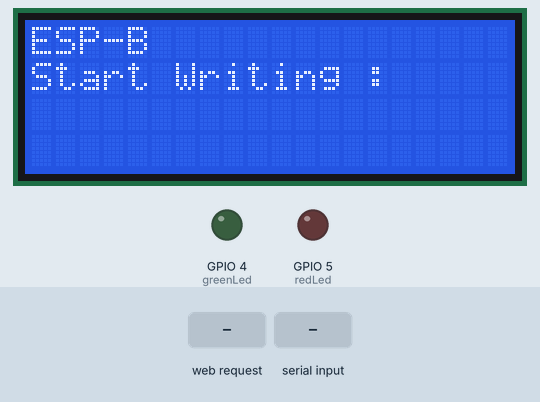
A sketch run on a simulated ESP32. Parts: 20×4 character LCD, output pins drawn as LEDs (lit = HIGH). Inputs (shaded band) come from the test bench. WiFi joins after 1.5 s; servers stay silent unless stated; what the sketch prints to the serial monitor is not drawn.

Above: at 2.8 s.
2.9 s: HTTP request GET /scan received
At 3.01 s:
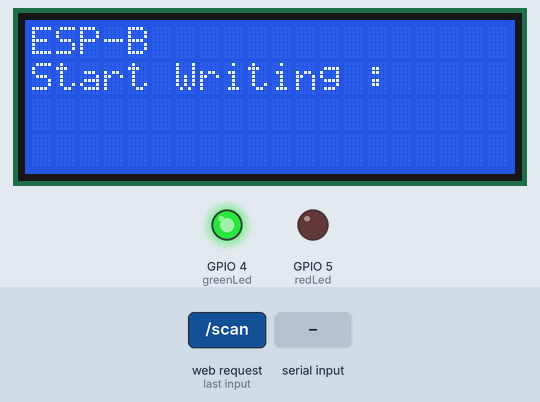
At 3.9 s:
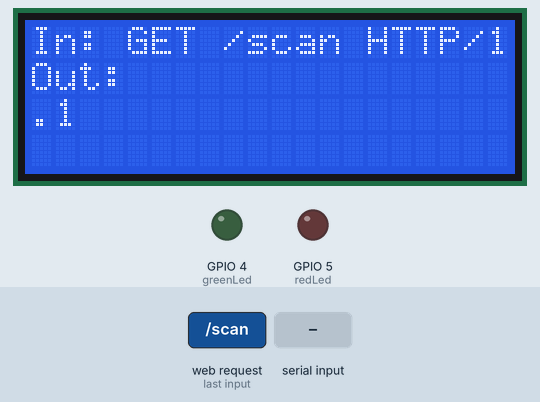
4.6 s: "scan\n" received over Serial
Timing chart, 0 to 7.6 s (numbered marks = the images above; inputs shaded):
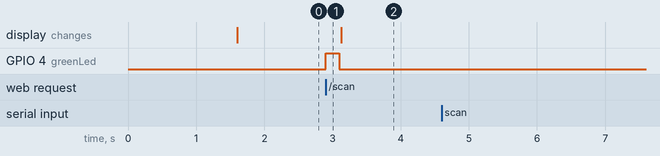

The sketch:

ESP-comunication-B.ino
```cpp
#include <WiFi.h>
#include <Wire.h>
#include <LiquidCrystal_I2C.h>

#define redLed 5
#define greenLed 4

const char* ssid = "IIT-WIFI";
const char* password = "IIT786445";

LiquidCrystal_I2C lcd(0x27, 20, 4);

WiFiServer server(80);
String myName = "B"; // change this to "A" or "B" on each device

// Dynamic Peer IP
const char* peerIP = "192.168.0.103"; // default (can be overwritten)
String peerIPString = peerIP;

IPAddress localIP;
bool scanning = false;
bool ipSet = false;

String outMsg = "";
String msg = "";

void setup() {
  pinMode(redLed, OUTPUT);
  pinMode(greenLed, OUTPUT);

  Wire.begin(21, 22); // SDA = 21, SCL = 22 (ESP32)
  lcd.init();
  lcd.backlight();

  Serial.begin(115200);
  WiFi.begin(ssid, password);

  Serial.print("Connecting to WiFi(" + String(ssid) + ")");
  while (WiFi.status() != WL_CONNECTED) {
    Serial.print(".");
    delay(500);
  }

  localIP = WiFi.localIP();

  Serial.print("\nConnected. IP: ");
  Serial.println(localIP);

  server.begin();

  Serial.println("\n\n              ESP-" + myName);
  Serial.println("============================================");
  Serial.println("Ready to chat... Type 'scan' to find peers.");
  Serial.println("Or type an IP (e.g. 192.168.0.103) to connect.");
  Serial.println("Then just type your message!");

  lcd.clear();
  lcd.setCursor(0, 0);
  lcd.print("ESP-");
  lcd.print(myName);
  lcd.setCursor(0, 1);
  lcd.print("Start Writing :");
}

void loop() {
  // Incoming message
  WiFiClient incoming = server.available();
  if (incoming) {
    msg = incoming.readStringUntil('\n');
    msg.trim();
    if (msg.length() > 0) {
      digitalWrite(greenLed, HIGH);
      delay(200);
      digitalWrite(greenLed, LOW);

      lcd.clear();
      lcd.setCursor(0, 0);
      lcd.print("In: ");
      lcd.print(msg);
      lcd.setCursor(0, 1);
      lcd.print("Out: ");
      lcd.print(outMsg);

      Serial.println("💬 Received: " + msg);
    }
    incoming.stop();
  }

  // Serial input
  if (Serial.available()) {
    String input = Serial.readStringUntil('\n');
    input.trim();

    // SCAN COMMAND
    if (input == "scan") {
      scanNetwork();
      return;
    }

    // IP SELECTION
    if (input.indexOf('.') != -1 && input.length() >= 7) {
      peerIPString = input;
      ipSet = true;
      Serial.println("📲 New peer IP set to: " + peerIPString);

      lcd.clear();
      lcd.setCursor(0, 0);
      lcd.print("Peer IP set:");
      lcd.setCursor(0, 1);
      lcd.print(peerIPString);
      return;
    }

    // SEND MESSAGE
    if (!ipSet) {
      Serial.println("⚠️ Please set a peer IP first (type 'scan' or paste IP).");
      return;
    }

    outMsg = input;

    WiFiClient client;
    if (client.connect(peerIPString.c_str(), 80)) {
      digitalWrite(redLed, HIGH);
      delay(200);
      digitalWrite(redLed, LOW);

      lcd.clear();
      lcd.setCursor(0, 0);
      lcd.print("In: ");
      lcd.print(msg);
      lcd.setCursor(0, 1);
      lcd.print("Out: ");
      lcd.print(outMsg);

      client.println(myName + ": " + outMsg);
      client.stop();

      Serial.println("✅ Sent: " + outMsg);
    } else {
      Serial.println("❌ Failed to connect to " + peerIPString);
    }
  }
}

void scanNetwork() {
  Serial.println("📡 Scanning local network...");
  for (int i = 1; i < 255; i++) {
    IPAddress testIP(localIP[0], localIP[1], localIP[2], i);
    WiFiClient testClient;
    if (testClient.connect(testIP, 80)) {
      Serial.print("✅ Found device at: ");
      Serial.println(testIP);
      testClient.stop();
    }
    delay(20); // Smooth scan
  }
  Serial.println("🔍 Scan complete. Type IP to connect:");
}
```

Measured:
- after the input at 2.9 s, GPIO 4 (greenLed): LOW → HIGH at once, → LOW 0.20 s later
- after the input at 4.6 s, every drawn part: stays the same
